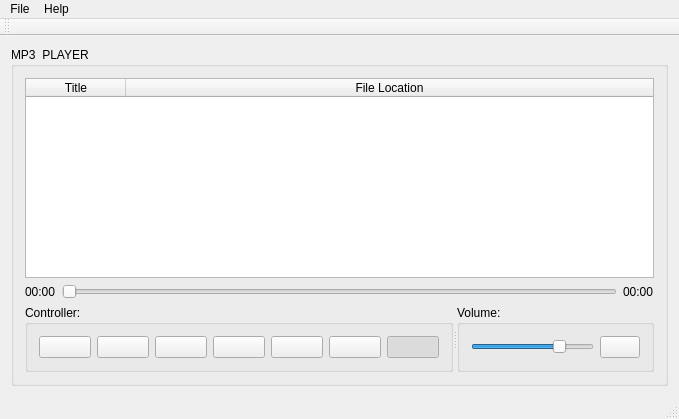
<?xml version="1.0" encoding="UTF-8"?>
<ui version="4.0">
 <class>MainWindow</class>
 <widget class="QMainWindow" name="MainWindow">
  <property name="geometry">
   <rect>
    <x>0</x>
    <y>0</y>
    <width>679</width>
    <height>419</height>
   </rect>
  </property>
  <property name="windowTitle">
   <string>MP3 Player - by SaEeD  V0.1</string>
  </property>
  <property name="windowIcon">
   <iconset resource="resources.qrc">
    <normaloff>:/Icons/icons/Audio Wave-24.png</normaloff>:/Icons/icons/Audio Wave-24.png</iconset>
  </property>
  <widget class="QWidget" name="centralWidget">
   <layout class="QVBoxLayout" name="verticalLayout">
    <item>
     <widget class="QGroupBox" name="groupBox">
      <property name="title">
       <string>MP3  PLAYER</string>
      </property>
      <layout class="QVBoxLayout" name="verticalLayout_2">
       <item>
        <widget class="QTableWidget" name="TablePlayList">
         <property name="font">
          <font>
           <pointsize>8</pointsize>
          </font>
         </property>
         <property name="contextMenuPolicy">
          <enum>Qt::ActionsContextMenu</enum>
         </property>
         <property name="sizeAdjustPolicy">
          <enum>QAbstractScrollArea::AdjustToContents</enum>
         </property>
         <property name="dragDropMode">
          <enum>QAbstractItemView::DragDrop</enum>
         </property>
         <property name="alternatingRowColors">
          <bool>true</bool>
         </property>
         <property name="selectionMode">
          <enum>QAbstractItemView::SingleSelection</enum>
         </property>
         <property name="selectionBehavior">
          <enum>QAbstractItemView::SelectRows</enum>
         </property>
         <property name="gridStyle">
          <enum>Qt::SolidLine</enum>
         </property>
         <property name="sortingEnabled">
          <bool>true</bool>
         </property>
         <property name="wordWrap">
          <bool>true</bool>
         </property>
         <property name="cornerButtonEnabled">
          <bool>false</bool>
         </property>
         <property name="rowCount">
          <number>0</number>
         </property>
         <property name="columnCount">
          <number>2</number>
         </property>
         <attribute name="horizontalHeaderStretchLastSection">
          <bool>true</bool>
         </attribute>
         <column>
          <property name="text">
           <string>Title</string>
          </property>
          <property name="font">
           <font>
            <pointsize>9</pointsize>
            <weight>50</weight>
            <bold>false</bold>
           </font>
          </property>
         </column>
         <column>
          <property name="text">
           <string>File Location</string>
          </property>
          <property name="font">
           <font>
            <pointsize>9</pointsize>
           </font>
          </property>
         </column>
        </widget>
       </item>
       <item>
        <layout class="QHBoxLayout" name="horizontalLayout_3">
         <item>
          <widget class="QLabel" name="lblTimeElsp">
           <property name="text">
            <string>00:00</string>
           </property>
          </widget>
         </item>
         <item>
          <widget class="QSlider" name="SeekSlider">
           <property name="maximum">
            <number>100</number>
           </property>
           <property name="orientation">
            <enum>Qt::Horizontal</enum>
           </property>
          </widget>
         </item>
         <item>
          <widget class="QLabel" name="lblTimeRemaining">
           <property name="text">
            <string>00:00</string>
           </property>
          </widget>
         </item>
        </layout>
       </item>
       <item>
        <widget class="QSplitter" name="splitter">
         <property name="orientation">
          <enum>Qt::Horizontal</enum>
         </property>
         <widget class="QGroupBox" name="groupBox_3">
          <property name="title">
           <string>Controller:</string>
          </property>
          <layout class="QHBoxLayout" name="horizontalLayout_2">
           <item>
            <widget class="QPushButton" name="btnShuffel">
             <property name="text">
              <string/>
             </property>
             <property name="icon">
              <iconset resource="resources.qrc">
               <normaloff>:/Icons/icons/Shuffle-32.png</normaloff>:/Icons/icons/Shuffle-32.png</iconset>
             </property>
             <property name="iconSize">
              <size>
               <width>18</width>
               <height>18</height>
              </size>
             </property>
             <property name="checkable">
              <bool>true</bool>
             </property>
            </widget>
           </item>
           <item>
            <widget class="QPushButton" name="btnPrev">
             <property name="text">
              <string/>
             </property>
             <property name="icon">
              <iconset resource="resources.qrc">
               <normaloff>:/Icons/icons/Fast Backward-32.png</normaloff>:/Icons/icons/Fast Backward-32.png</iconset>
             </property>
             <property name="iconSize">
              <size>
               <width>18</width>
               <height>18</height>
              </size>
             </property>
            </widget>
           </item>
           <item>
            <widget class="QPushButton" name="btnPlay">
             <property name="text">
              <string/>
             </property>
             <property name="icon">
              <iconset resource="resources.qrc">
               <normaloff>:/Icons/icons/Play-32.png</normaloff>:/Icons/icons/Play-32.png</iconset>
             </property>
             <property name="iconSize">
              <size>
               <width>18</width>
               <height>18</height>
              </size>
             </property>
            </widget>
           </item>
           <item>
            <widget class="QPushButton" name="btnStop">
             <property name="text">
              <string/>
             </property>
             <property name="icon">
              <iconset resource="resources.qrc">
               <normaloff>:/Icons/icons/Stop-24.png</normaloff>:/Icons/icons/Stop-24.png</iconset>
             </property>
             <property name="iconSize">
              <size>
               <width>18</width>
               <height>18</height>
              </size>
             </property>
            </widget>
           </item>
           <item>
            <widget class="QPushButton" name="btnPause">
             <property name="text">
              <string/>
             </property>
             <property name="icon">
              <iconset resource="resources.qrc">
               <normaloff>:/Icons/icons/Pause-32.png</normaloff>:/Icons/icons/Pause-32.png</iconset>
             </property>
             <property name="iconSize">
              <size>
               <width>18</width>
               <height>18</height>
              </size>
             </property>
             <property name="checkable">
              <bool>true</bool>
             </property>
            </widget>
           </item>
           <item>
            <widget class="QPushButton" name="btnNext">
             <property name="text">
              <string/>
             </property>
             <property name="icon">
              <iconset resource="resources.qrc">
               <normaloff>:/Icons/icons/Fast Forward-32.png</normaloff>:/Icons/icons/Fast Forward-32.png</iconset>
             </property>
             <property name="iconSize">
              <size>
               <width>18</width>
               <height>18</height>
              </size>
             </property>
            </widget>
           </item>
           <item>
            <widget class="QPushButton" name="btnRepeat">
             <property name="text">
              <string/>
             </property>
             <property name="icon">
              <iconset resource="resources.qrc">
               <normaloff>:/Icons/icons/Repeat-32.png</normaloff>:/Icons/icons/Repeat-32.png</iconset>
             </property>
             <property name="iconSize">
              <size>
               <width>18</width>
               <height>18</height>
              </size>
             </property>
             <property name="checkable">
              <bool>true</bool>
             </property>
             <property name="checked">
              <bool>true</bool>
             </property>
            </widget>
           </item>
          </layout>
         </widget>
         <widget class="QGroupBox" name="groupBox_2">
          <property name="title">
           <string>Volume:</string>
          </property>
          <layout class="QHBoxLayout" name="horizontalLayout">
           <item>
            <widget class="QSlider" name="VolumeSlider">
             <property name="maximum">
              <number>100</number>
             </property>
             <property name="value">
              <number>75</number>
             </property>
             <property name="orientation">
              <enum>Qt::Horizontal</enum>
             </property>
            </widget>
           </item>
           <item>
            <widget class="QPushButton" name="btnMute">
             <property name="text">
              <string/>
             </property>
             <property name="icon">
              <iconset resource="resources.qrc">
               <normaloff>:/Icons/icons/Mute-32.png</normaloff>:/Icons/icons/Mute-32.png</iconset>
             </property>
             <property name="iconSize">
              <size>
               <width>16</width>
               <height>16</height>
              </size>
             </property>
             <property name="checkable">
              <bool>true</bool>
             </property>
             <property name="autoRepeat">
              <bool>false</bool>
             </property>
             <property name="flat">
              <bool>false</bool>
             </property>
            </widget>
           </item>
          </layout>
         </widget>
        </widget>
       </item>
      </layout>
     </widget>
    </item>
   </layout>
  </widget>
  <widget class="QMenuBar" name="menuBar">
   <property name="geometry">
    <rect>
     <x>0</x>
     <y>0</y>
     <width>679</width>
     <height>21</height>
    </rect>
   </property>
   <widget class="QMenu" name="menuFile">
    <property name="title">
     <string>File</string>
    </property>
    <addaction name="actionAdd_files"/>
    <addaction name="separator"/>
   </widget>
   <widget class="QMenu" name="menuHelp">
    <property name="title">
     <string>Help</string>
    </property>
    <addaction name="actionAbout_Me"/>
   </widget>
   <addaction name="menuFile"/>
   <addaction name="menuHelp"/>
  </widget>
  <widget class="QToolBar" name="mainToolBar">
   <attribute name="toolBarArea">
    <enum>TopToolBarArea</enum>
   </attribute>
   <attribute name="toolBarBreak">
    <bool>false</bool>
   </attribute>
  </widget>
  <widget class="QStatusBar" name="statusBar"/>
  <action name="actionAdd_files">
   <property name="icon">
    <iconset resource="resources.qrc">
     <normaloff>:/Icons/icons/Plus Math-16.png</normaloff>:/Icons/icons/Plus Math-16.png</iconset>
   </property>
   <property name="text">
    <string>Add New Files</string>
   </property>
   <property name="toolTip">
    <string>Add new files to playlist</string>
   </property>
   <property name="shortcut">
    <string>Ctrl+A</string>
   </property>
  </action>
  <action name="actionAbout_Me">
   <property name="text">
    <string>About Me</string>
   </property>
  </action>
  <action name="actionRemove_File">
   <property name="icon">
    <iconset resource="resources.qrc">
     <normaloff>:/Icons/icons/Minus-16.png</normaloff>:/Icons/icons/Minus-16.png</iconset>
   </property>
   <property name="text">
    <string>Remove File</string>
   </property>
   <property name="toolTip">
    <string>Remove File from List</string>
   </property>
   <property name="shortcut">
    <string>Ctrl+D</string>
   </property>
  </action>
  <action name="actionAdd_to_Queue">
   <property name="text">
    <string>Add to Queue</string>
   </property>
   <property name="toolTip">
    <string>Add to Queue to play next</string>
   </property>
   <property name="shortcut">
    <string>Ctrl+Q</string>
   </property>
  </action>
  <action name="actionPlay_Selected">
   <property name="icon">
    <iconset resource="resources.qrc">
     <normaloff>:/Icons/icons/Play-16.png</normaloff>:/Icons/icons/Play-16.png</iconset>
   </property>
   <property name="text">
    <string>Play Selected</string>
   </property>
   <property name="toolTip">
    <string>Play Selected file</string>
   </property>
   <property name="shortcut">
    <string>Ctrl+P</string>
   </property>
  </action>
  <action name="actionCopy_to_Clipboard">
   <property name="text">
    <string>Copy to Clipboard</string>
   </property>
   <property name="toolTip">
    <string>Copy contents to Clipboard</string>
   </property>
   <property name="shortcut">
    <string>Ctrl+C</string>
   </property>
  </action>
  <action name="actionClear_all">
   <property name="icon">
    <iconset resource="resources.qrc">
     <normaloff>:/Icons/icons/Delete-16.png</normaloff>:/Icons/icons/Delete-16.png</iconset>
   </property>
   <property name="text">
    <string>Clear all</string>
   </property>
   <property name="toolTip">
    <string>Clear the playlist</string>
   </property>
   <property name="shortcut">
    <string>Ctrl+R</string>
   </property>
  </action>
 </widget>
 <layoutdefault spacing="6" margin="11"/>
 <resources>
  <include location="resources.qrc"/>
 </resources>
 <connections/>
</ui>
